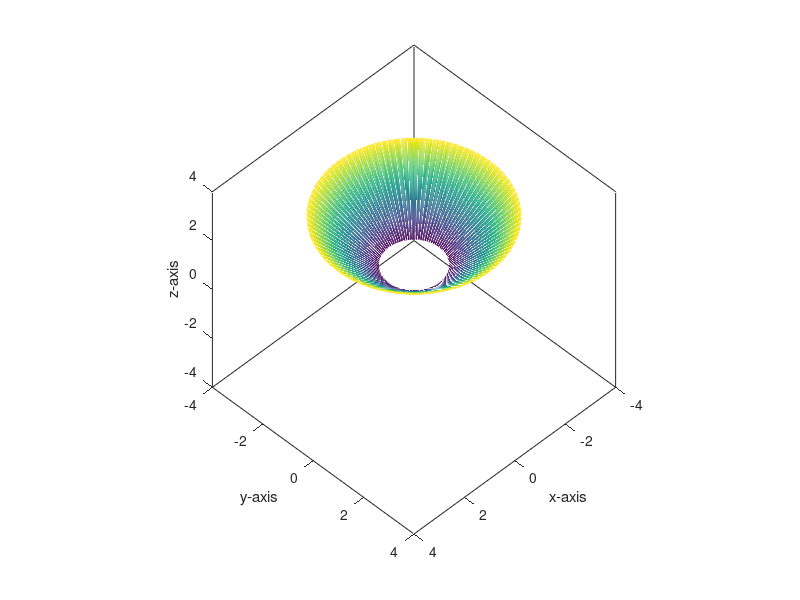

The MATLAB script that drew this image:
thetav = linspace(0,2*pi);
rv = linspace(1,3);
[theta,r] = meshgrid(thetav,rv);
x = r.*cos(theta);
y = r.*sin(theta);
z = r;

fig = figure('visible','off');
  hold on;
  mesh(x,y,z);
  axis equal;
  box on;
  xlabel('x-axis')
  ylabel('y-axis')
  zlabel('z-axis')
  xlim([-4,4]);
  ylim([-4,4]);
  zlim([-4,4]);
  view([1,1,1.5]);
  
print(fig, 'b42-a10-5c','-dpng');


